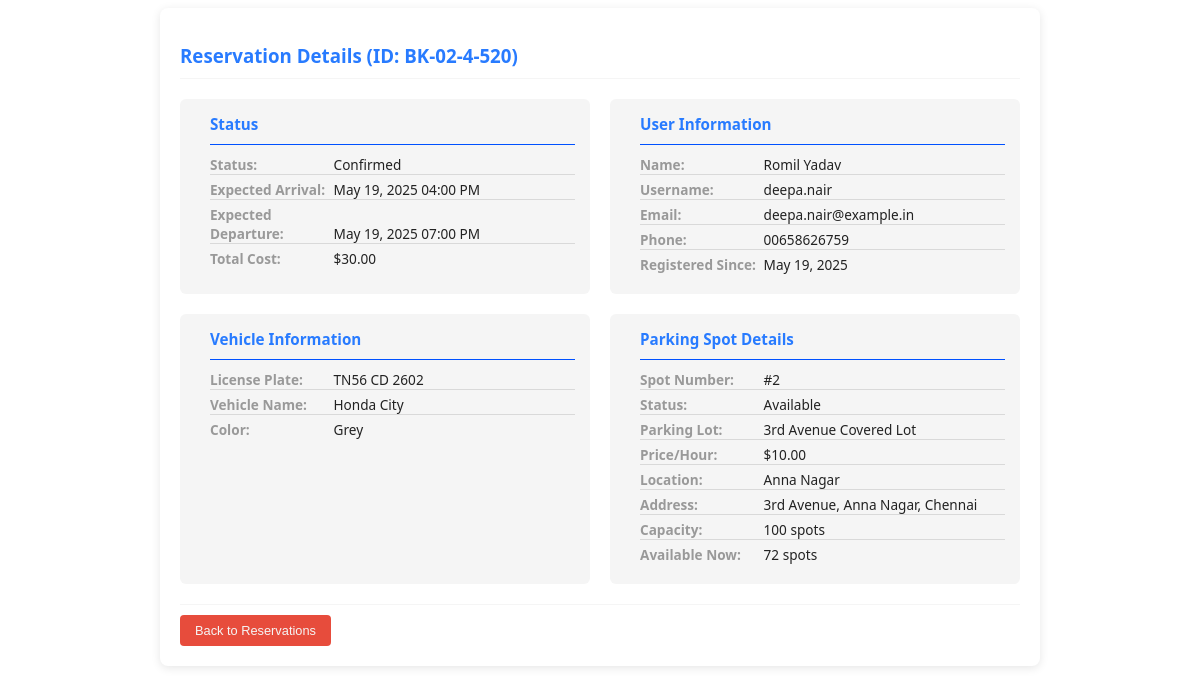
The app's page /admin/reservations/booking_details/BK-02-4-520, older data.
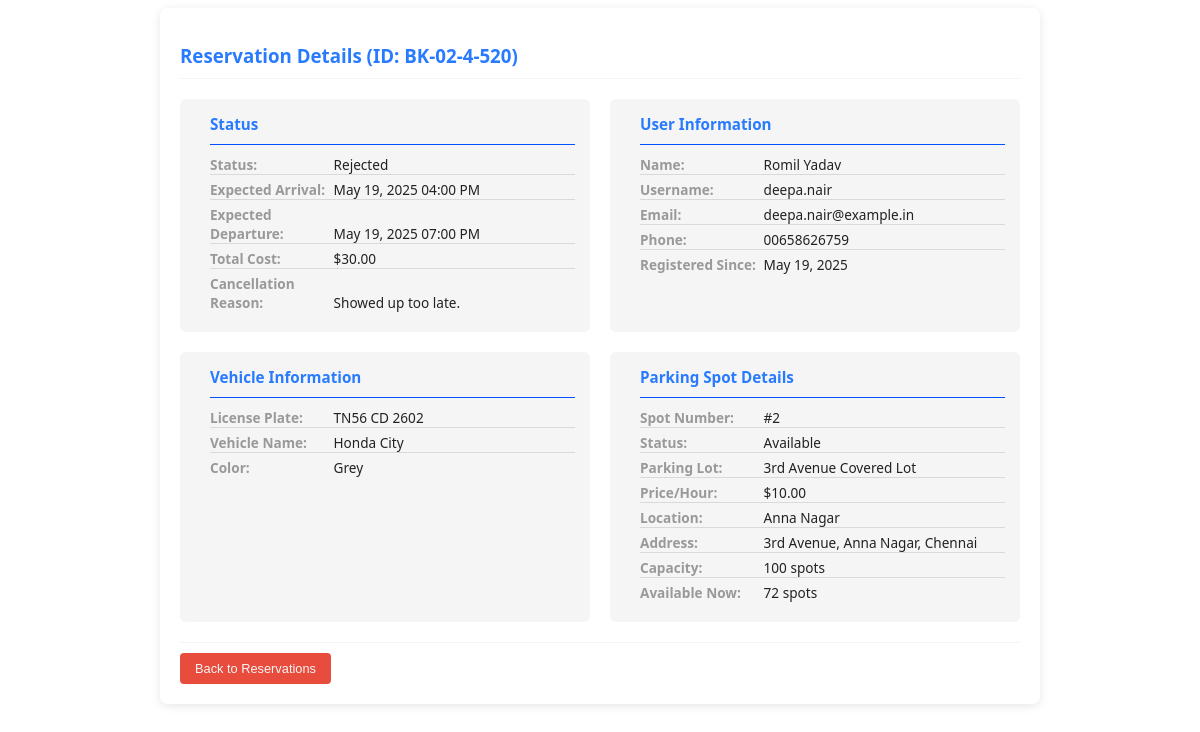
The same page, newer data.
### model.py (models this page shows, shortened)
class Reservation(db.Model):
    id = db.Column(db.Integer, primary_key=True)
    booking_id = db.Column(db.String(50), unique=True, nullable=False)
    booking_timestamp = db.Column(db.DateTime, default=datetime.utcnow)
    lot_id = db.Column(db.Integer, db.ForeignKey('parking_lot.id'), nullable=False)
    spot_id = db.Column(db.Integer, db.ForeignKey('parking_spot.id'))
    user_id = db.Column(db.Integer, db.ForeignKey('user.id'))
    vehicle_id = db.Column(db.Integer, db.ForeignKey('vehicle.id'))
    expected_arrival = db.Column(db.DateTime, nullable=False)
    expected_departure = db.Column(db.DateTime, nullable=False)
    parking_timestamp = db.Column(db.DateTime)
    leaving_timestamp = db.Column(db.DateTime)
    parking_cost = db.Column(db.Float)
    status = db.Column(db.String(20), default='Pending')
    cancellation_reason = db.Column(db.String(200))
    lot = db.relationship('ParkingLot')
    spot = db.relationship('ParkingSpot', backref=db.backref('reservations', lazy='dynamic'))
    user = db.relationship('User')
    vehicle = db.relationship('Vehicle')

class User(db.Model, UserMixin):
    id = db.Column(db.Integer, primary_key=True)
    username = db.Column(db.String(80), unique=True)
    email = db.Column(db.String(120), unique=True, nullable=False)
    password = db.Column(db.String(200), nullable=False)
    firstname = db.Column(db.String(100))
    lastname = db.Column(db.String(100))
    gender = db.Column(db.String(10))
    phone = db.Column(db.String(15))
    address = db.Column(db.String(200))
    pin = db.Column(db.String(10))
    registration_date = db.Column(db.DateTime, default=datetime.now)
    is_active = db.Column(db.Boolean, default=True)
    reservations = db.relationship('Reservation', backref='user_ref', lazy=True)
    vehicles = db.relationship('Vehicle', backref='owner', cascade='all, delete-orphan')

class Vehicle(db.Model):
    id = db.Column(db.Integer, primary_key=True)
    vehicle_name = db.Column(db.String(100))
    vehicle_nickname = db.Column(db.String(100))
    license_plate = db.Column(db.String(20), unique=True, nullable=False)
    vehicle_image = db.Column(db.String)
    color = db.Column(db.String(50))
    user_id = db.Column(db.Integer, db.ForeignKey('user.id'), nullable=False)
    reservations = db.relationship('Reservation', back_populates='vehicle', lazy=True)

class ParkingSpot(db.Model):
    id = db.Column(db.Integer, primary_key=True)
    lot_id = db.Column(db.Integer, db.ForeignKey('parking_lot.id'))
    spot_number = db.Column(db.Integer, nullable=False)
    status = db.Column(db.String(1), default='A')  # A = Available, O = Occupied

class ParkingLot(db.Model):
    id = db.Column(db.Integer, primary_key=True)
    prime_location_name = db.Column(db.String(100))
    price_per_hour = db.Column(db.Float)
    max_parking_spots = db.Column(db.Integer, nullable=False)
    available_spots = db.Column(db.Integer, nullable=False)
    available_from = db.Column(db.Time)
    available_to = db.Column(db.Time)
    is_active = db.Column(db.Boolean, default=True)
    image_url = db.Column(db.String)
    admin_notes = db.Column(db.Text)
    location_id = db.Column(db.Integer, db.ForeignKey('location.id'), nullable=False)
    spots = db.relationship('ParkingSpot', backref='lot', cascade='all, delete-orphan', lazy=True)

class Location(db.Model):
    id = db.Column(db.Integer, primary_key=True)
    name = db.Column(db.String(100), nullable=False)
    address = db.Column(db.String(200), nullable=False)
    pin_code = db.Column(db.String(10))
    parking_lots = db.relationship('ParkingLot', backref='location_ref', lazy=True)

### routes/admin_routes.py (the view)
@admin_bp.route('/reservations/booking_details/<string:booking_id>', methods=['GET', 'POST'])
def booking_details(booking_id):
    reservation = Reservation.query.filter_by(booking_id=booking_id).first()
    if reservation:
        return render_template('partials/_admin_views_booking_details.html', reservation=reservation)
    else:
        flash('Booking not found', 'error')
        return redirect(url_for('user.bookings'))

### templates/partials/_admin_views_booking_details.html (shortened to what this page needs)
<div class="reservation-details">
    <h3>Reservation Details (ID: {{ reservation.booking_id }})</h3>
    <div class="section">
        <h4>Status</h4>
        <p><strong>Status:</strong> {{ reservation.status }}</p>
        <p><strong>Expected Arrival:</strong> {{ reservation.expected_arrival.strftime('%b %d, %Y %I:%M %p') }}</p>
        <p><strong>Expected Departure:</strong> {{ reservation.expected_departure.strftime('%b %d, %Y %I:%M %p') }}</p>
        <p><strong>Total Cost:</strong> ${{ "%.2f"|format(reservation.parking_cost) if reservation.parking_cost else
            'Not calculated' }}</p>
        {% if reservation.cancellation_reason %}
        <p><strong>Cancellation Reason:</strong> {{ reservation.cancellation_reason }}</p>
        {% endif %}
    </div>
    <div class="section">
        <h4>User Information</h4>
        <p><strong>Name:</strong> {{ reservation.user.firstname }} {{ reservation.user.lastname }}</p>
        <p><strong>Username:</strong> {{ reservation.user.username }}</p>
        <p><strong>Email:</strong> {{ reservation.user.email }}</p>
        <p><strong>Phone:</strong> {{ reservation.user.phone }}</p>
        <p><strong>Registered Since:</strong> {{ reservation.user.registration_date.strftime('%b %d, %Y') }}</p>
    </div>
    <div class="section">
        <h4>Vehicle Information</h4>
        <p><strong>License Plate:</strong> {{ reservation.vehicle.license_plate }}</p>
        <p><strong>Vehicle Name:</strong> {{ reservation.vehicle.vehicle_name }}</p>
        <p><strong>Color:</strong> {{ reservation.vehicle.color }}</p>
    </div>
    <div class="section">
        <h4>Parking Spot Details</h4>
        <p><strong>Spot Number:</strong> #{{ reservation.spot.spot_number }}</p>
        <p><strong>Status:</strong> {{ 'Occupied' if reservation.spot.status == 'O' else 'Available' }}</p>
        <p><strong>Parking Lot:</strong> {{ reservation.spot.lot.prime_location_name }}</p>
        <p><strong>Price/Hour:</strong> ${{ "%.2f"|format(reservation.spot.lot.price_per_hour) }}</p>
        <p><strong>Location:</strong> {{ reservation.spot.lot.location_ref.name }}</p>
        <p><strong>Address:</strong> {{ reservation.spot.lot.location_ref.address }}</p>
        <p><strong>Capacity:</strong> {{ reservation.spot.lot.max_parking_spots }} spots</p>
        <p><strong>Available Now:</strong> {{ reservation.spot.lot.available_spots }} spots</p>
    </div>
    <div class="action-buttons">
        <button class="btn-danger">
            <a href="{{ url_for('admin.activity_log') }}" style="text-decoration: none; color: whitesmoke;"> Back to
                Reservations </a>
        </button>
    </div>
</div>

### templates/partials/_admin_views_booking_details.html (style rules this page uses)
.reservation-details { font-family: 'Segoe UI', Tahoma, Geneva, Verdana, sans-serif; color: var(--black1); background: var(--white); padding: 20px; margin: auto; border-radius: 8px; box-shadow: 0 2px 10px rgba(0, 0, 0, 0.1); max-height: 95vh; max-width: 70vw; display: grid; grid-template-columns: 1fr 1fr; gap: 20px; overflow: hidden; }
.reservation-details h3 { grid-column: 1 / -1; color: var(--blue); margin: 15px 0 0 0; padding-bottom: 10px; border-bottom: 1px solid var(--grey); }
.section { background: var(--grey); padding: 15px; padding-left: 30px; border-radius: 6px; }
.section h4 { margin: 0 0 10px 0; padding: 0 0 10px 0; border-bottom: 1px solid rgb(0, 81, 255); color: var(--blue); font-size: 0.95rem; }
.section p { margin: 5px 0; border-bottom: 1px solid rgb(217, 217, 217); font-size: 0.85rem; line-height: 1.4; }
.section p:last-child { border: none; }
.section strong { display: inline-block; width: 120px; color: var(--black2); }
.action-buttons { grid-column: 1 / -1; display: flex; gap: 10px; padding-top: 10px; border-top: 1px solid var(--grey); margin-top: auto; }
.action-buttons button { padding: 8px 15px; border: none; border-radius: 4px; cursor: pointer; font-size: 0.8rem; transition: all 0.3s; }
.btn-danger { background: #e74c3c; color: white; }

Row changes from the older to the newer data that the page shows:
changed Reservation "BK-02-4-520": status "Confirmed" → "Rejected"; cancellation_reason (not shown) → "Showed up too late."
Text that changed along with them:
text now shown: "Cancellation Reason:"
